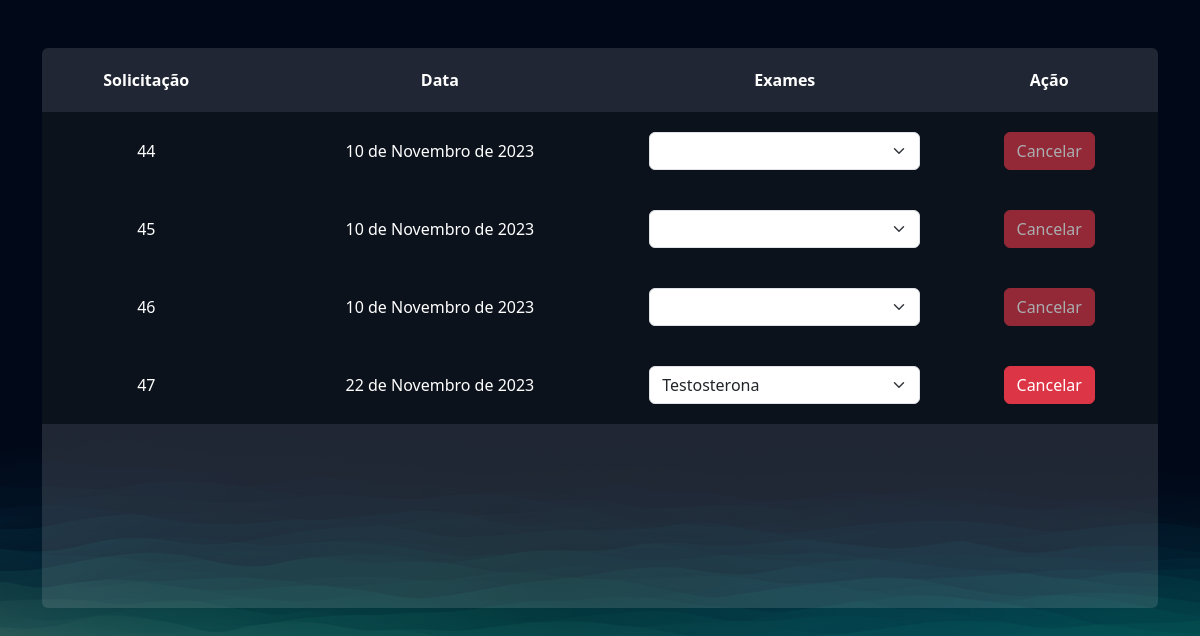
The page /exames/gerenciar_pedidos/ (signed in) on the database as committed earlier.
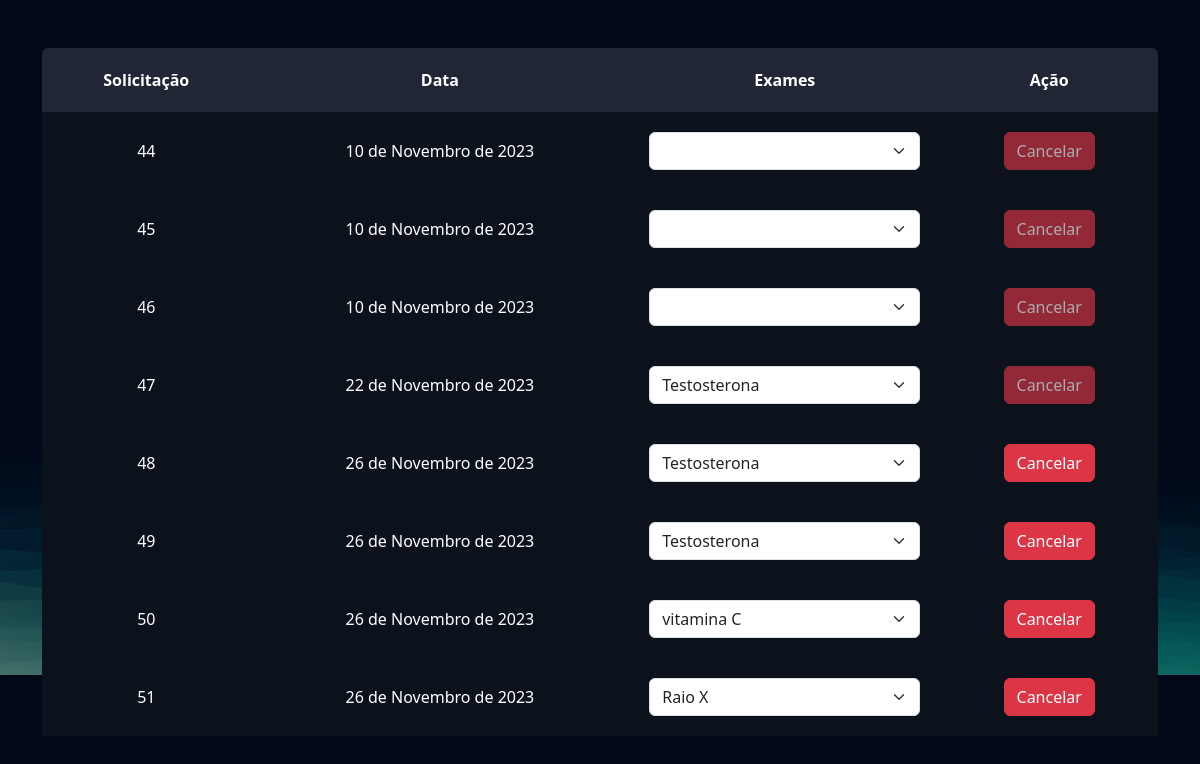
The same page on the database as committed later.
### exames/models.py (models this page shows, shortened)
class PedidosExames(models.Model):
    usuario = models.ForeignKey(User, on_delete=models.DO_NOTHING)
    exames = models.ManyToManyField(SolicitacaoExame)
    agendado = models.BooleanField(default=True)
    data = models.DateField()

### exames/views.py (the view)
# urls.py: path('gerenciar_pedidos/', views.gerenciar_pedidos, name="gerenciar_pedidos"),
@login_required
def gerenciar_pedidos(request):
    pedidos_exames = PedidosExames.objects.filter(usuario=request.user)
    return render(request, 'gerenciar_pedidos.html', {'pedidos_exames': pedidos_exames})

### exames/templates/gerenciar_pedidos.html (shortened to what this page needs)
{% extends "bases/base.html" %}
{% load static %}
{% block 'head' %}
<link href="{% static 'exames/css/css.css' %}" rel="stylesheet">
<link href="{% static 'exames/css/gerenciar_pedidos.css' %}" rel="stylesheet">
{% endblock 'head' %}
{% block 'conteudo' %}
<br>
<br>
<div class="container">
    <div class="card card-view">
        <table>
            <tr>
                <th>Solicitação</th>
                <th>Data</th>
                <th>Exames</th>
                <th>Ação</th>
            </tr>
            {% for pedidos in pedidos_exames %}
            <tr class="linha-tabela">
                <td>{{pedidos.id}}</td>
                <td>{{pedidos.data}}</td>
                <td>
                    <select class="form-select">
                        {% for exame in pedidos.exames.all %}
                            <option style="color: black" value="">{{exame.exame.nome}}</option>
                        {% endfor %}
                    </select>
                </td>
                <td>
                    <a href="{% url 'cancelar_pedido' pedidos.id %}" class="btn btn-danger {% if not pedidos.agendado %} disabled {% endif %}">Cancelar</a>
                </td>
            </tr>
            {% endfor %}
        </table>
    </div>
</div>
{% endblock 'conteudo' %}

### templates/bases/base.html (shortened to what this page needs)
{% load static %}
<!DOCTYPE html>
<html lang="pt-BR">
    <head>
        <link href="https://cdn.jsdelivr.net/npm/bootstrap@5.3.1/dist/css/bootstrap.min.css"
              rel="stylesheet">
        <link rel="stylesheet"
              href="https://cdnjs.cloudflare.com/ajax/libs/font-awesome/6.4.2/css/all.min.css"
 />
        <link rel="stylesheet" href="{% static 'geral/css/base.css' %}">
        {% block 'head' %}{% endblock %}
    </head>
    <body>
        {% block 'conteudo' %}{% endblock %}
    </body>
</html>

### templates/static/geral/css/base.css (style rules this page uses)
:root { --main-color: #151C34; --dark-color: #0C121C ; --light-color: #6DE6EE; --contrast-color: #f4c96b; --differential-color: #066668; }
* { color: white }

### templates/static/exames/css/css.css (style rules this page uses)
body { background-image: url('/static/geral/img/bg2.png'); background-size: cover; }
.card { background-color: rgba(217, 217, 217, .14); color: white; padding: 15px; }

### templates/static/exames/css/gerenciar_pedidos.css (style rules this page uses)
.linha-tabela { background-color: var(--dark-color); height: 20px; }
td, th { padding: 20px; }
.card-view { text-align: center; padding: 0; border: none; height: 70vh; }

Rows that differ between the two databases and show on the page:
changed PedidosExames "22 de Novembro de 2023": agendado True → False (drawn)
added PedidosExames: id "48", data "26 de Novembro de 2023"
added PedidosExames: id "49", data "26 de Novembro de 2023"
added PedidosExames: id "50", data "26 de Novembro de 2023"
added PedidosExames: id "51", data "26 de Novembro de 2023"
